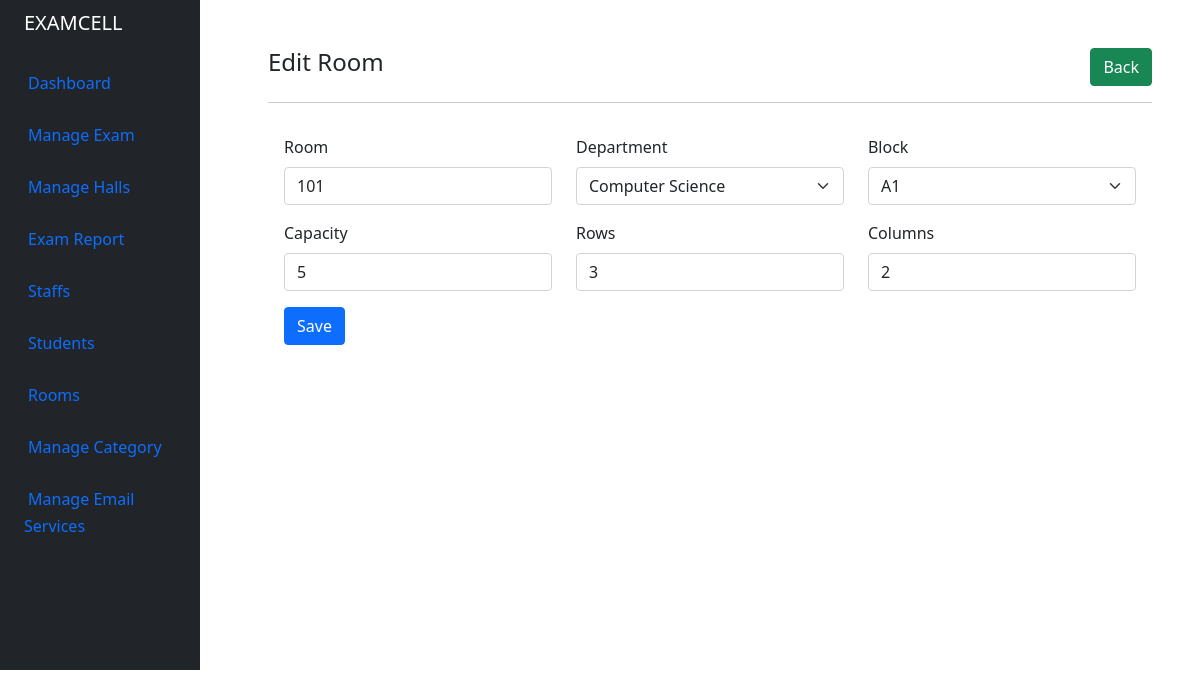
Page /admin/room_create_edit.php?id=1 (signed in) on the committed database.
### tables this page shows
CREATE TABLE `tbl_room` (
  `id` int(11) NOT NULL,
  `dept` int(11) NOT NULL,
  `block` int(11) NOT NULL,
  `room` varchar(100) NOT NULL,
  `capacity` int(11) NOT NULL,
  `row_dim` int(11) NOT NULL,
  `col_dim` int(11) NOT NULL
);

### admin/room_create_edit.php (the view, shortened to what this page needs)
<?php
include '../helpers/basic_helper.php';
if (isset($_SESSION['email']) && isset($_SESSION['id'])) {
    echo site_header();
?>
    <div class="container-fluid">
        <div class="row flex-nowrap">
            <?php echo site_navbar(); ?>
            <div class="after-side-content col py-5 px-5">
                <div class="row">
                    <div class="col-md-8">
                            <h4><?php echo isset($_GET['id'])?'Edit':'Add'; ?> Room</h4>
                    </div>
                    <div class="col-md-4">
                        <a href="room.php" class="btn btn-success rounded float-end">Back</a>
                    </div>
                </div>
                <hr>
                <?php include '../helpers/message.php'; ?>
                <div>
                <?php
                        if(isset($_GET['id']))
                        {
                            $room_id = mysqli_real_escape_string($conn, $_GET['id']);
                            $query = "SELECT * FROM tbl_room WHERE id='$room_id' ";
                            $query_run = mysqli_query($conn, $query);
                            if(mysqli_num_rows($query_run) > 0)
                            {
                                $room = mysqli_fetch_array($query_run);
                            }
                        }
                        ?>
                    <form id="room_master_form" action="controller.php" method="POST" class="p-3 validate_rooms">
                        <div class="row">
                            <div class="col-md-4">
                                <div class="mb-3">
                                    <label for="room" class="form-label">Room</label>
                                    <input type="text" class="form-control" id="room" name="room" value="<?php echo isset($room['room'])?$room['room']:''; ?>" required>
                                </div>
                            </div>
                            <div class="col-md-4">
                                <div class="mb-3">
                                    <label for="dept" class="form-label">Department</label>
                                    <select class="form-select" name="dept" id="dept" aria-label="Default select example" autofocus>
                                        <?php
                                            $query = "SELECT * FROM tbl_department";
                                            $query_run = mysqli_query($conn, $query);
                                            if(mysqli_num_rows($query_run) > 0)
                                            {
                                                foreach ($query_run as $department) {
                                                    $selected = '';
                                                    if (isset($_GET['id'])) {
                                                        if ($department['id'] == $room['dept']) {
                                                            $selected = 'selected';
                                                        }
                                                    }
                                                    echo "<option value='".$department['id']."' data-deptslug='".$department['deptslug']."' ".$selected.">".$department['deptname']."</option>";
                                                }
                                            }
                                        ?>
                                    </select>
                                </div>
                            </div>
                            <div class="col-md-4">
                                <div class="mb-3">
                                    <label for="block" class="form-label">Block</label>
                                    <select class="form-select" name="block" id="block" aria-label="Default select example" autofocus>
                                        <?php
                                            if (isset($_GET['id'])) {
                                                $dept = $room['dept'];
                                                $query = "SELECT * FROM tbl_block WHERE dept='$dept'";
                                                $query_run = mysqli_query($conn, $query);
                                                if(mysqli_num_rows($query_run) > 0)
                                                {
                                                    foreach ($query_run as $block) {
                                                        $selected = '';
                                                        if (isset($_GET['id'])) {
                                                            if ($block['id'] == $room['block']) {
                                                                $selected = 'selected';
                                                            }
                                                        }
                                                        echo "<option value='".$block['id']."' ".$selected.">".$block['block']."</option>";
                                                    }
                                                }
                                            }
                                        ?>
                                    </select>
                                </div>
                            </div>
                        </div>
                        <div class="row">
                            <div class="col-md-4">
                                <div class="mb-3">
                                    <label for="capacity" class="form-label">Capacity</label>
                                    <input type="text" class="form-control" id="capacity" name="capacity" value="<?php echo isset($room['capacity'])?$room['capacity']:''; ?>" required>
                                </div>
                            </div>
                            <div class="col-md-4">
                                <div class="mb-3">
                                    <label for="row_dim" class="form-label">Rows</label>
                                    <input type="text" class="form-control" id="row_dim" name="row_dim" value="<?php echo isset($room['row_dim'])?$room['row_dim']:''; ?>" required>
                                </div>
                            </div>
                            <div class="col-md-4">
                                <div class="mb-3">
                                    <label for="col_dim" class="form-label">Columns</label>
                                    <input type="text" class="form-control" id="col_dim" name="col_dim" value="<?php echo isset($room['col_dim'])?$room['col_dim']:''; ?>" required>
                                </div>
                            </div>
                        </div>
                        <button type="submit" name="<?php echo isset($room['id'])?'update_room':'save_room'; ?>" class="btn btn-primary validate_rooms">Save</button>
                    </form>
                </div>
            </div>
        </div>
    </div>
<?php
    echo site_footer();
} else {
    header("Location: index.php");
}

### assets/styles.css (style rules this page uses)
.after-side-content { margin-left: 220px !important; }

### rows in the picture
tbl_room: room "101", capacity "5", row_dim "3", col_dim "2"

### other values in the picture
form field dept "Computer Science"
form field block "A1"
